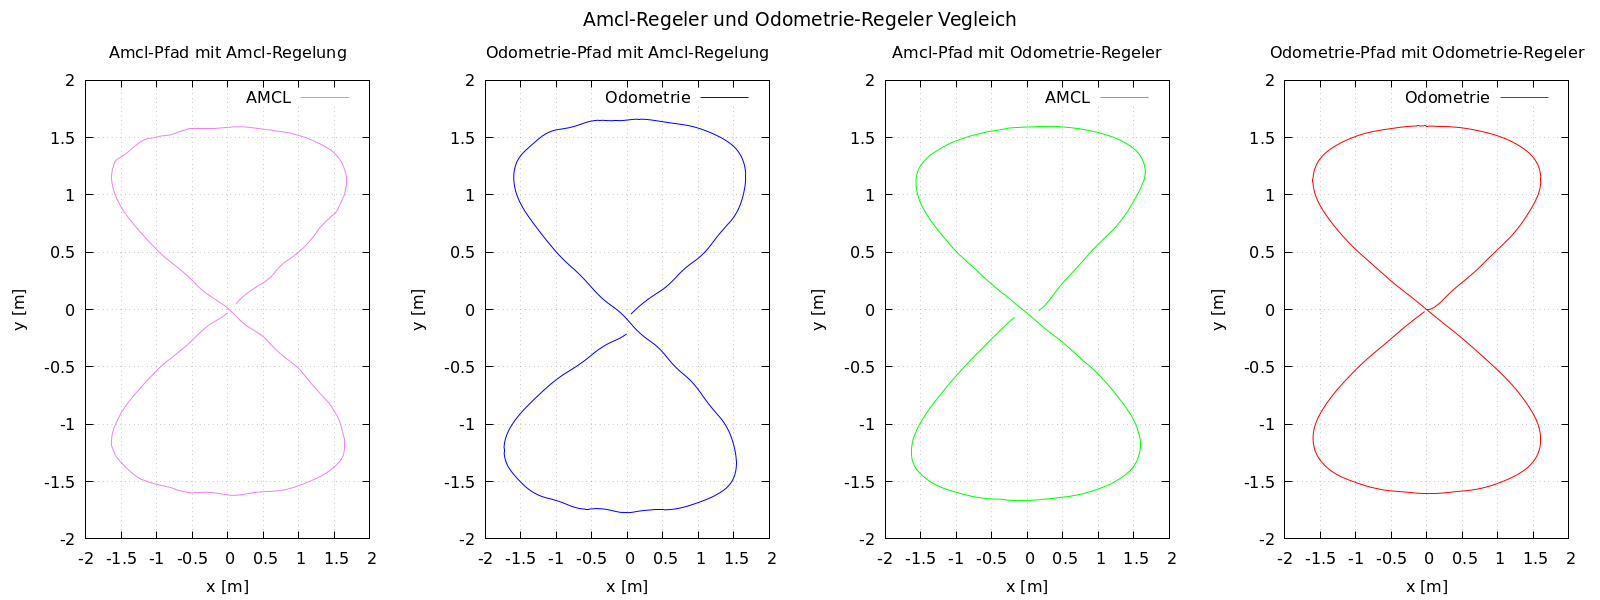

Here is the gnuplot script that generated this plot:

set terminal pngcairo size 1600,600   
set output 'AvOoverlay.png'

set multiplot layout 1,4 title "Amcl-Regeler und Odometrie-Regeler Vegleich" font ",14"

set size noratio

# --- AMCL ---
set title 'Amcl-Pfad mit Amcl-Regelung'
set xlabel 'x [m]'
set ylabel 'y [m]'
set grid
plot 'amcl_path.txt' with lines lc rgb "violet" title 'AMCL'



# --- Odometrie ---
set title 'Odometrie-Pfad mit Amcl-Regelung'
set xlabel 'x [m]'
set ylabel 'y [m]'
set grid
#plot 'odom_path.txt' using 1:2 with lines lc rgb "blue" title 'Odometrie'
angle = -51
theta = angle*pi/180
dx = +0.1
dy = -0.36
plot 'odom_path.txt' using (cos(theta)*$1 + sin(theta)*$2 + dx):( -sin(theta)*$1 + cos(theta)*$2 + dy ) \
     with lines lc rgb "blue" title 'Odometrie'

# --- AMCL ---
set title 'Amcl-Pfad mit Odometrie-Regeler'
set xlabel 'x [m]'
set ylabel 'y [m]'
set grid
angle = 52
theta = angle*pi/180
dx = 0.25
dy = -0.5
#plot 'amcl_path.txt' using (cos(theta)*$1 + sin(theta)*$2 + dx):( -sin(theta)*$1 + cos(theta)*$2 + dy ) \
#     with lines lc rgb "violet" title 'AMCL'
plot 'savedPaths/Odomamcl_path.txt' using  (cos(theta)*$1 + sin(theta)*$2 + dx):( -sin(theta)*$1 + cos(theta)*$2 + dy ) \
with lines lc rgb "green" title 'AMCL'

set title 'Odometrie-Pfad mit Odometrie-Regeler'
set xlabel 'x [m]'
set ylabel 'y [m]'
set grid
plot 'savedPaths/Odomodom_path.txt' using 1:2 with lines lc rgb "red" title 'Odometrie'
#angle = -50
#theta = angle*pi/180
#dx = 0.2
#dy = -0.5
#plot 'odom_path.txt' using (cos(theta)*$1 + sin(theta)*$2 + dx):( -sin(theta)*$1 + cos(theta)*$2 + dy ) \
#0     with lines lc rgb "blue" title 'Odometrie'

unset multiplot
